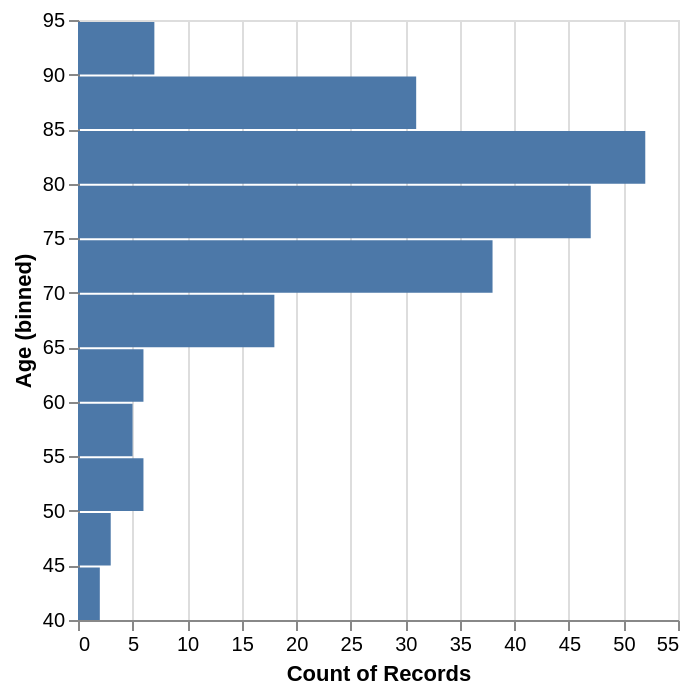

This figure's notebook cell:
### Code cell
alt.Chart(shipman_victims).mark_bar().encode(
    y=alt.Y("Age:Q", bin=alt.Bin(step=5)),
    x='count()',
)

### Figure 1 — Vega-Lite specification as saved in the notebook (floating-point values rounded to 4 significant figures; data arrays with more than 128 entries replaced by an {"elided": "..."} marker saying what was removed)
{"config": {"view": {"continuousWidth": 300, "continuousHeight": 300}}, "data": {"name": "data-63693fe92dd4e463d0399062388363e8"}, "mark": {"type": "bar"}, "encoding": {"x": {"aggregate": "count", "type": "quantitative"}, "y": {"bin": {"step": 5}, "field": "Age", "type": "quantitative"}}, "$schema": "https://vega.github.io/schema/vega-lite/v5.20.1.json", "datasets": {"data-63693fe92dd4e463d0399062388363e8": {"elided": "215 records"}}}
